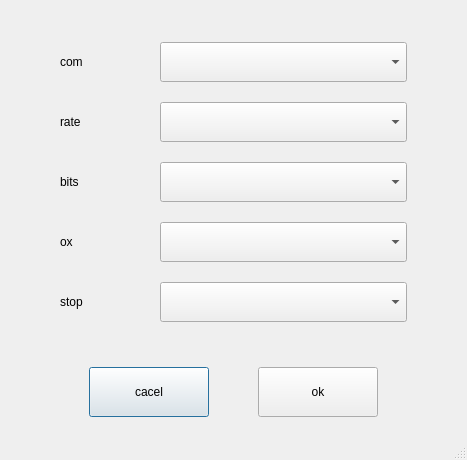
<?xml version="1.0" encoding="UTF-8"?>
<ui version="4.0">
 <class>portCfg</class>
 <widget class="QDialog" name="portCfg">
  <property name="geometry">
   <rect>
    <x>0</x>
    <y>0</y>
    <width>467</width>
    <height>460</height>
   </rect>
  </property>
  <property name="sizePolicy">
   <sizepolicy hsizetype="Fixed" vsizetype="Fixed">
    <horstretch>0</horstretch>
    <verstretch>0</verstretch>
   </sizepolicy>
  </property>
  <property name="windowTitle">
   <string>com</string>
  </property>
  <property name="sizeGripEnabled">
   <bool>true</bool>
  </property>
  <layout class="QVBoxLayout" name="verticalLayout_2">
   <property name="leftMargin">
    <number>20</number>
   </property>
   <property name="topMargin">
    <number>20</number>
   </property>
   <property name="rightMargin">
    <number>20</number>
   </property>
   <property name="bottomMargin">
    <number>20</number>
   </property>
   <item>
    <layout class="QVBoxLayout" name="verticalLayout">
     <property name="spacing">
      <number>20</number>
     </property>
     <property name="leftMargin">
      <number>40</number>
     </property>
     <property name="rightMargin">
      <number>40</number>
     </property>
     <item>
      <layout class="QHBoxLayout" name="horizontalLayout">
       <property name="spacing">
        <number>0</number>
       </property>
       <item>
        <widget class="QLabel" name="labPortName">
         <property name="minimumSize">
          <size>
           <width>100</width>
           <height>40</height>
          </size>
         </property>
         <property name="maximumSize">
          <size>
           <width>100</width>
           <height>16777215</height>
          </size>
         </property>
         <property name="text">
          <string>com</string>
         </property>
        </widget>
       </item>
       <item>
        <widget class="QComboBox" name="cboxPortName">
         <property name="sizePolicy">
          <sizepolicy hsizetype="Preferred" vsizetype="Fixed">
           <horstretch>1</horstretch>
           <verstretch>0</verstretch>
          </sizepolicy>
         </property>
         <property name="minimumSize">
          <size>
           <width>0</width>
           <height>40</height>
          </size>
         </property>
         <property name="insertPolicy">
          <enum>QComboBox::InsertAtBottom</enum>
         </property>
        </widget>
       </item>
      </layout>
     </item>
     <item>
      <layout class="QHBoxLayout" name="horizontalLayout_2">
       <property name="spacing">
        <number>0</number>
       </property>
       <item>
        <widget class="QLabel" name="labBaudRate">
         <property name="minimumSize">
          <size>
           <width>100</width>
           <height>40</height>
          </size>
         </property>
         <property name="maximumSize">
          <size>
           <width>100</width>
           <height>16777215</height>
          </size>
         </property>
         <property name="text">
          <string>rate</string>
         </property>
        </widget>
       </item>
       <item>
        <widget class="QComboBox" name="cboxBaudRate">
         <property name="sizePolicy">
          <sizepolicy hsizetype="Preferred" vsizetype="Fixed">
           <horstretch>1</horstretch>
           <verstretch>0</verstretch>
          </sizepolicy>
         </property>
         <property name="minimumSize">
          <size>
           <width>0</width>
           <height>40</height>
          </size>
         </property>
        </widget>
       </item>
      </layout>
     </item>
     <item>
      <layout class="QHBoxLayout" name="horizontalLayout_3">
       <property name="spacing">
        <number>0</number>
       </property>
       <item>
        <widget class="QLabel" name="labDataBit">
         <property name="minimumSize">
          <size>
           <width>100</width>
           <height>40</height>
          </size>
         </property>
         <property name="maximumSize">
          <size>
           <width>100</width>
           <height>16777215</height>
          </size>
         </property>
         <property name="text">
          <string>bits</string>
         </property>
        </widget>
       </item>
       <item>
        <widget class="QComboBox" name="cboxDataBit">
         <property name="sizePolicy">
          <sizepolicy hsizetype="Preferred" vsizetype="Fixed">
           <horstretch>1</horstretch>
           <verstretch>0</verstretch>
          </sizepolicy>
         </property>
         <property name="minimumSize">
          <size>
           <width>0</width>
           <height>40</height>
          </size>
         </property>
        </widget>
       </item>
      </layout>
     </item>
     <item>
      <layout class="QHBoxLayout" name="horizontalLayout_4">
       <property name="spacing">
        <number>0</number>
       </property>
       <item>
        <widget class="QLabel" name="labParity">
         <property name="minimumSize">
          <size>
           <width>100</width>
           <height>40</height>
          </size>
         </property>
         <property name="maximumSize">
          <size>
           <width>100</width>
           <height>16777215</height>
          </size>
         </property>
         <property name="text">
          <string>ox</string>
         </property>
        </widget>
       </item>
       <item>
        <widget class="QComboBox" name="cboxParity">
         <property name="sizePolicy">
          <sizepolicy hsizetype="Preferred" vsizetype="Fixed">
           <horstretch>1</horstretch>
           <verstretch>0</verstretch>
          </sizepolicy>
         </property>
         <property name="minimumSize">
          <size>
           <width>0</width>
           <height>40</height>
          </size>
         </property>
        </widget>
       </item>
      </layout>
     </item>
     <item>
      <layout class="QHBoxLayout" name="horizontalLayout_5">
       <property name="spacing">
        <number>0</number>
       </property>
       <item>
        <widget class="QLabel" name="labStopBit">
         <property name="minimumSize">
          <size>
           <width>100</width>
           <height>40</height>
          </size>
         </property>
         <property name="maximumSize">
          <size>
           <width>100</width>
           <height>16777215</height>
          </size>
         </property>
         <property name="text">
          <string>stop</string>
         </property>
        </widget>
       </item>
       <item>
        <widget class="QComboBox" name="cboxStopBit">
         <property name="sizePolicy">
          <sizepolicy hsizetype="Preferred" vsizetype="Fixed">
           <horstretch>1</horstretch>
           <verstretch>0</verstretch>
          </sizepolicy>
         </property>
         <property name="minimumSize">
          <size>
           <width>0</width>
           <height>40</height>
          </size>
         </property>
        </widget>
       </item>
      </layout>
     </item>
     <item>
      <widget class="QLabel" name="label">
       <property name="maximumSize">
        <size>
         <width>16777215</width>
         <height>5</height>
        </size>
       </property>
       <property name="text">
        <string/>
       </property>
      </widget>
     </item>
     <item>
      <layout class="QHBoxLayout" name="horizontalLayout_6">
       <property name="spacing">
        <number>20</number>
       </property>
       <item>
        <widget class="QPushButton" name="mCacel">
         <property name="minimumSize">
          <size>
           <width>120</width>
           <height>50</height>
          </size>
         </property>
         <property name="maximumSize">
          <size>
           <width>120</width>
           <height>50</height>
          </size>
         </property>
         <property name="text">
          <string>cacel</string>
         </property>
        </widget>
       </item>
       <item>
        <widget class="QPushButton" name="mOk">
         <property name="minimumSize">
          <size>
           <width>120</width>
           <height>50</height>
          </size>
         </property>
         <property name="maximumSize">
          <size>
           <width>120</width>
           <height>50</height>
          </size>
         </property>
         <property name="text">
          <string>ok</string>
         </property>
        </widget>
       </item>
      </layout>
     </item>
    </layout>
   </item>
  </layout>
 </widget>
 <resources/>
 <connections/>
</ui>
